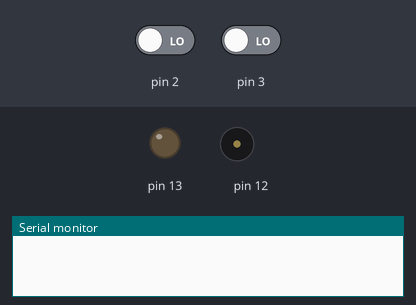
Recording of a sketch running on a simulated Arduino Uno, built with avr-gcc and run on an emulated ATmega328P. Parts: output pins drawn as LEDs (lit = HIGH), buzzer (waves = sounding), the last lines printed to the serial monitor. Dashed ring = blinking. Inputs (shaded band) come from the test bench; at power-on: pin 2 LOW, pin 3 LOW.

Above: at 1.2 s.
1.3 s: pin 2 driven HIGH
2.8 s: pin 2 driven LOW and pin 3 driven HIGH
At 3.0 s:
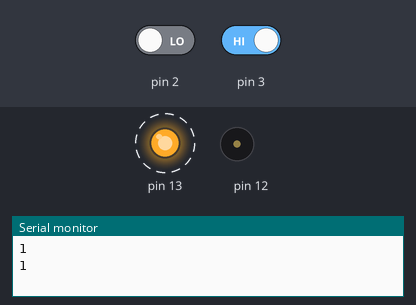
Timing chart, 0 to 10.6 s (numbered marks = the images above; inputs shaded):
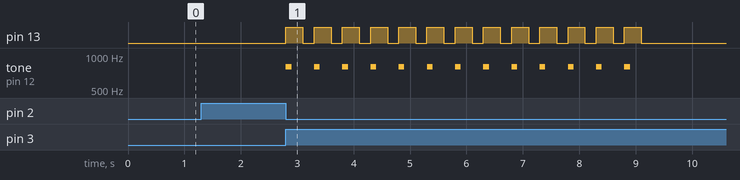

Measured:
- after the input at 2.8 s, pin 13: alternates HIGH for 0.30 s and LOW for 0.20 s, 26 changes in all, then stays LOW, starting at once; tone on pin 12: alternates 800 Hz for 0.10 s and silent for 0.40 s, 26 changes in all, then stays silent, starting at once

The sketch:

PIR_Interrupt_alarm.ino
```cpp
volatile bool state = false;
volatile bool alarm = false;

void setup()
{
  pinMode(13, OUTPUT);
  pinMode(12, OUTPUT);
  attachInterrupt(0, PIR_ISR, CHANGE);
  attachInterrupt(1, BUT_ISR, RISING);
  Serial.begin(9600);
}

void loop()
{
  if(alarm == true && state == true){
    buzzer();
  }
  alarm = false;
}

void BUT_ISR(){
  state = !state;
}
void PIR_ISR(){
  alarm = true;
  Serial.println(alarm);
}
void buzzer(){
  for(int i = 0; i < 13; i++){
    digitalWrite(13, HIGH);
    tone(12, 800, 100);
    delay(300);
    noTone(12);
    digitalWrite(13, LOW);
    delay(200);
  }
}
```
